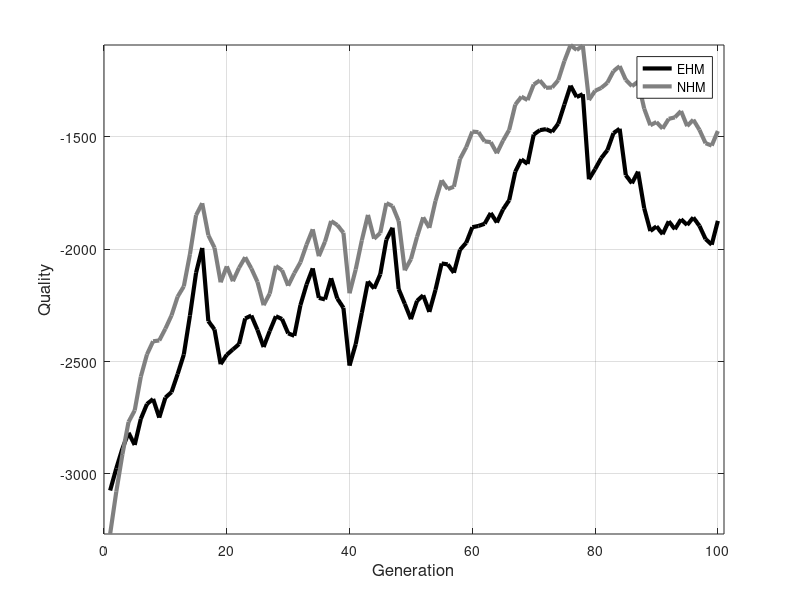

This figure's MATLAB source: (Note: this script raises an error after producing the figure.)
EHM = [-3073.57	-2975.33	-2886.87	-2816.85	-2870.81	-2754.94	-2689.06	-2666.39	-2749.38	-2660.64	-2635.84	-2555.45	-2468.98	-2295.62	-2104.93	-1994.67	-2320.3	-2357.17	-2511.63	-2469.69	-2446.14	-2422.04	-2308.34	-2295.29	-2359.19	-2435.32	-2364.18	-2298.41	-2310.7	-2374.57	-2385.46	-2248.93	-2157.07	-2085.45	-2216.66	-2223.66	-2129.25	-2219.47	-2261.01	-2517.83	-2422.64	-2283.39	-2143.67	-2175.12	-2111.87	-1957.92	-1904.74	-2177.58	-2243.39	-2311.47	-2229.93	-2205.22	-2279.12	-2180.97	-2063.74	-2067.69	-2104.97	-2002.54	-1972.07	-1902.45	-1896.7	-1887.15	-1839.2	-1881.52	-1823.31	-1782.4	-1655.2	-1600.42	-1620.98	-1490.25	-1470.67	-1466.07	-1478.22	-1441.68	-1356.64	-1272.58	-1323.36	-1310.45	-1689	-1644.13	-1594.88	-1559.69	-1483.74	-1464.32	-1670.74	-1706.98	-1655.12	-1817.73	-1919.31	-1898.35	-1933.5	-1876.08	-1911.19	-1867.24	-1892.34	-1859.11	-1896.27	-1955.16	-1980.12	-1874.16];
NHM = [-3267.13	-3079.11	-2912.67	-2768.53	-2717.51	-2567.05	-2468.23	-2409.81	-2406.21	-2353.81	-2294.74	-2211.02	-2165.64	-2022.32	-1848.86	-1795.65	-1938.42	-1993.51	-2147.25	-2076.6	-2142.41	-2082.85	-2035.99	-2085.77	-2145.74	-2249.18	-2197.7	-2074.61	-2093.7	-2162.57	-2107.03	-2058.37	-1979.99	-1911.73	-2031.21	-1966.83	-1874.83	-1892.68	-1926.91	-2196.12	-2090.65	-1960.77	-1847.67	-1953.42	-1928.35	-1795.14	-1808.23	-1874.66	-2094.12	-2044.41	-1945.15	-1858.62	-1905.13	-1785.57	-1693.61	-1732.74	-1722.22	-1598.45	-1546.74	-1477.01	-1479.52	-1520.39	-1524.03	-1573.35	-1517.46	-1469.8	-1356.91	-1321.72	-1336.7	-1267.49	-1249.18	-1282.14	-1280.92	-1248.1	-1162.87	-1091.79	-1113.97	-1094.64	-1336.32	-1295.6	-1282.74	-1259.72	-1207.96	-1185.77	-1246.9	-1274.82	-1255.1	-1375.09	-1448.67	-1434.53	-1463.83	-1420.2	-1413.83	-1385.59	-1452.73	-1424.27	-1469.24	-1528.68	-1539.17	-1474.55];
x = 1 : 100;

fh = figure(1);

set(fh,'Position', [0, 0, 1200, 500]);
set(fh, 'color', 'white');

plot(x, EHM); 
h1 = plot( x, EHM );
hold on;
h2 = plot( x, NHM );

axis([0, 101, -inf, inf]); 
legend('EHM','NHM', 'Location', 'Best');
grid on; 
set(h1, 'LineStyle', '-', 'LineWidth', 3.0, 'Color', 'Black');
set(h2, 'LineStyle', '-', 'LineWidth', 3.0, 'Color', [0.5 0.5 0.5]);

xlabel( 'Generation', 'FontSize', 12 );
ylabel( 'Quality', 'FontSize', 12, 'Rotation', 90 );
export_fig ../img/bayesian_flat -eps 